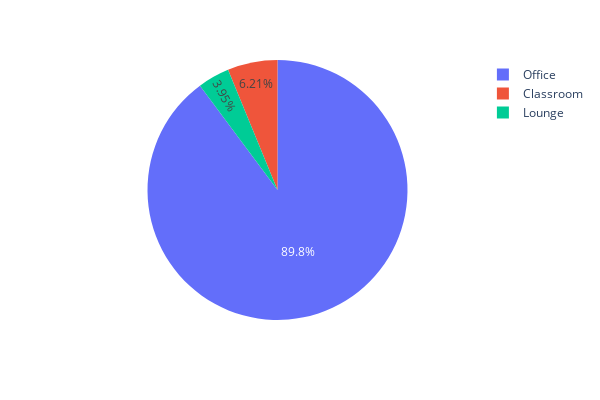

This figure's notebook cell:
### Code cell
function_counts = df["function"].value_counts().reset_index()
function_counts.columns = ["function", "count"]

fig = px.pie(
    function_counts,
    names="function",
    values="count",
    width=600,
    height=400,
    template="plotly_white",
)

fig.show()

### Figure 1 — Plotly figure (JSON) as saved in the notebook; plotly's stock layout.template omitted (floating-point values rounded to 4 significant figures)
{"data": [{"domain": {"x": [0, 1], "y": [0, 1]}, "hovertemplate": "function=%{label}<br>count=%{value}<extra></extra>", "labels": ["Office", "Classroom", "Lounge"], "legendgroup": "", "name": "", "showlegend": true, "type": "pie", "values": [159, 11, 7]}], "layout": {"height": 400, "legend": {"tracegroupgap": 0}, "margin": {"t": 60}, "width": 600}}
